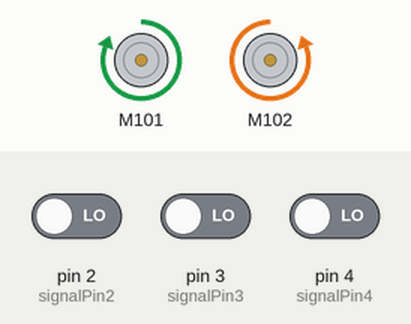
Simulated run of this sketch. Board: Arduino Uno, built with avr-gcc and run on an emulated ATmega328P. Shown: 2 × DC motor (green arrow = forward, orange = backward, longer = faster). The inputs (shaded band) are chosen by the test bench; at power-on: pin 2 (signalPin2) LOW, pin 3 (signalPin3) LOW, pin 4 (signalPin4) LOW.

Above: at 1.2 s.
1.3 s: pin 2 (signalPin2) driven HIGH
At 2.0 s:
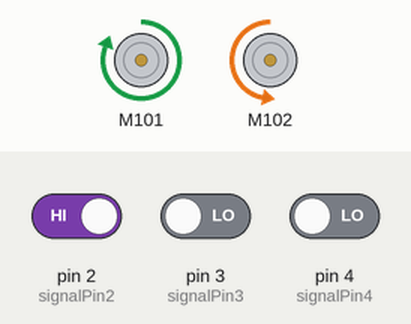
2.8 s: pin 3 (signalPin3) driven HIGH
At 4.0 s:
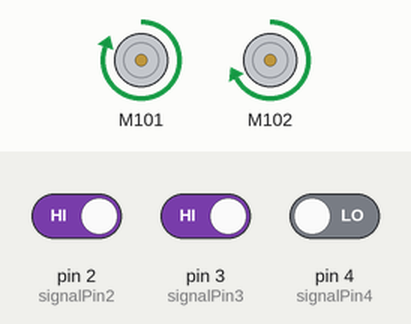
4.5 s: pin 4 (signalPin4) driven HIGH
At 6.2 s:
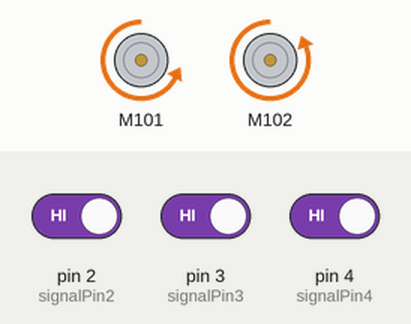
6.7 s: pin 4 (signalPin4) driven LOW
At 8.3 s:
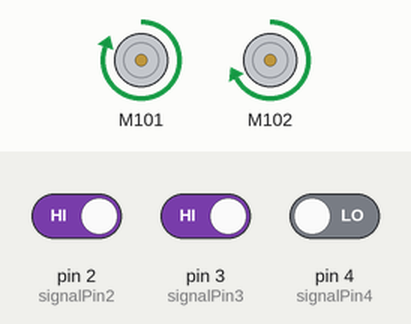
8.9 s: pin 2 (signalPin2) driven LOW
At 9.8 s:
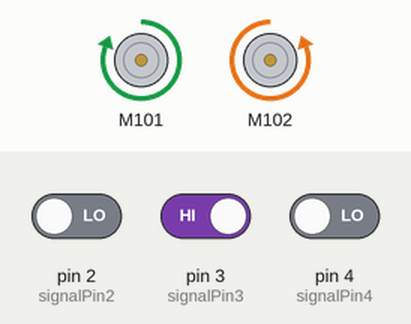
10.8 s: pin 3 (signalPin3) driven LOW and pin 4 (signalPin4) driven HIGH
At 11.3 s:
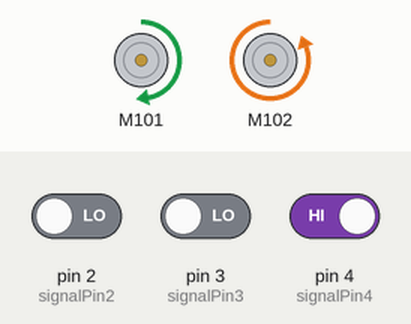
Timing chart, 0 to 13.3 s (numbered marks = the images above; inputs shaded):
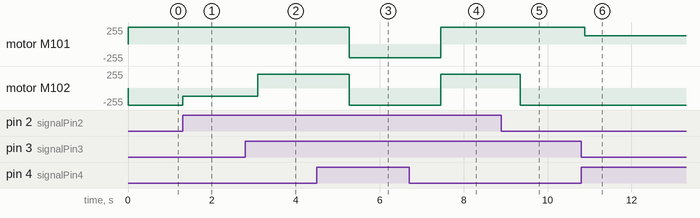

Measured:
- after the input at 1.3 s, motor M102: backward 255/255 → backward 127/255 at once
- after the input at 2.8 s, motor M102: backward 127/255 → forward 204/255 after 0.29 s
- after the input at 4.5 s, motor M101: forward 255/255 → backward 204/255 after 0.77 s; motor M102: forward 204/255 → backward 255/255 after 0.77 s
- after the input at 6.7 s, motor M101: backward 204/255 → forward 255/255 after 0.75 s; motor M102: backward 255/255 → forward 204/255 after 0.75 s
- after the input at 8.9 s, motor M102: forward 204/255 → backward 255/255 after 0.45 s
- after the input at 10.8 s, motor M101: forward 255/255 → forward 127/255 after 0.09 s

The sketch:

DirContrTest2.ino
```cpp
#include <Grove_I2C_Motor_Driver.h>
#include <Wire.h>
#define i2c_add 0x0f

byte i, j, dir;

int signalPin2 = 2;
int signalPin3 = 3;
int signalPin4 = 4;


void setup() {
  pinMode(signalPin2, INPUT); // Init each pin with INPUT mode
  pinMode(signalPin3, INPUT); // (default mode)
  pinMode(signalPin4, INPUT);

  Motor.begin(i2c_add);
  upSpeed(100, 100); // Init speed move forward
}

void loop() {

  for(dir=0, i=2, j=1; i<5; i++, j <<= 1) { // Read each pin INPUT (2-5)
    if(digitalRead(i) == HIGH) // Some sort of bit shift logic
      dir += j;
  }

  switch (dir) { // A bit shameful

    case 0: //No line detected - Keep going for some time
     upSpeed(100, 100);
    break;

    case 1: // Line on the right - Adjust to the right
     upSpeed(100, 50);
    break;

    case 2: // Line in the middle - Keep going
     upSpeed(100, 100);
     delay(100);
    break;

    case 3: // Line on both right and mid - Turn right
     delay(280);
     upSpeed(0, 0);
     upSpeed(100, -80);
     delay(800);
    break;

    case 4: // Line on the left - Adjust to the left
     upSpeed(50, 100);
     delay(100);
    break;

    case 5: // Line on both right and left - Everything's fine..
     upSpeed(100, 100);
    break;

    case 6: // Line on both left and mid - Turn left
     delay(280);
     upSpeed(0, 0);
     upSpeed(-80, 100);
     delay(800);
    break;

    case 7: // Line on left, right and mid - Merry Christmas
     delay(280);
     upSpeed(0, 0);
     upSpeed(-80, 100);
     delay(800);
    break;
  }

  delay(10); // Operate with a 10ms delay
}

void upSpeed(int M1, int M2) {
  Motor.speed(MOTOR1, M1);
  Motor.speed(MOTOR2, -M2);
}
```
